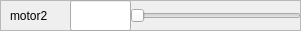
         <widget class="QFrame" name="frame_10">
          <property name="geometry">
           <rect>
            <x>0</x>
            <y>300</y>
            <width>301</width>
            <height>31</height>
           </rect>
          </property>
          <property name="frameShape">
           <enum>QFrame::StyledPanel</enum>
          </property>
          <property name="frameShadow">
           <enum>QFrame::Raised</enum>
          </property>
          <widget class="QSlider" name="motor2">
           <property name="geometry">
            <rect>
             <x>130</x>
             <y>0</y>
             <width>171</width>
             <height>31</height>
            </rect>
           </property>
           <property name="minimum">
            <number>-50</number>
           </property>
           <property name="maximum">
            <number>50</number>
           </property>
           <property name="value">
            <number>-50</number>
           </property>
           <property name="orientation">
            <enum>Qt::Horizontal</enum>
           </property>
          </widget>
          <widget class="QLabel" name="label_9">
           <property name="geometry">
            <rect>
             <x>10</x>
             <y>0</y>
             <width>91</width>
             <height>31</height>
            </rect>
           </property>
           <property name="text">
            <string>motor2</string>
           </property>
          </widget>
          <widget class="QFrame" name="frame_11">
           <property name="geometry">
            <rect>
             <x>40</x>
             <y>30</y>
             <width>301</width>
             <height>31</height>
            </rect>
           </property>
           <property name="frameShape">
            <enum>QFrame::StyledPanel</enum>
           </property>
           <property name="frameShadow">
            <enum>QFrame::Raised</enum>
           </property>
           <widget class="QSlider" name="horizontalSlider_4">
            <property name="geometry">
             <rect>
              <x>70</x>
              <y>0</y>
              <width>231</width>
              <height>31</height>
             </rect>
            </property>
            <property name="orientation">
             <enum>Qt::Horizontal</enum>
            </property>
           </widget>
           <widget class="QLabel" name="label_10">
            <property name="geometry">
             <rect>
              <x>10</x>
              <y>0</y>
              <width>91</width>
              <height>31</height>
             </rect>
            </property>
            <property name="text">
             <string>motor0</string>
            </property>
           </widget>
          </widget>
          <widget class="QLineEdit" name="setPoint_motor2">
           <property name="geometry">
            <rect>
             <x>70</x>
             <y>0</y>
             <width>61</width>
             <height>31</height>
            </rect>
           </property>
           <property name="readOnly">
            <bool>true</bool>
           </property>
          </widget>
         </widget>
